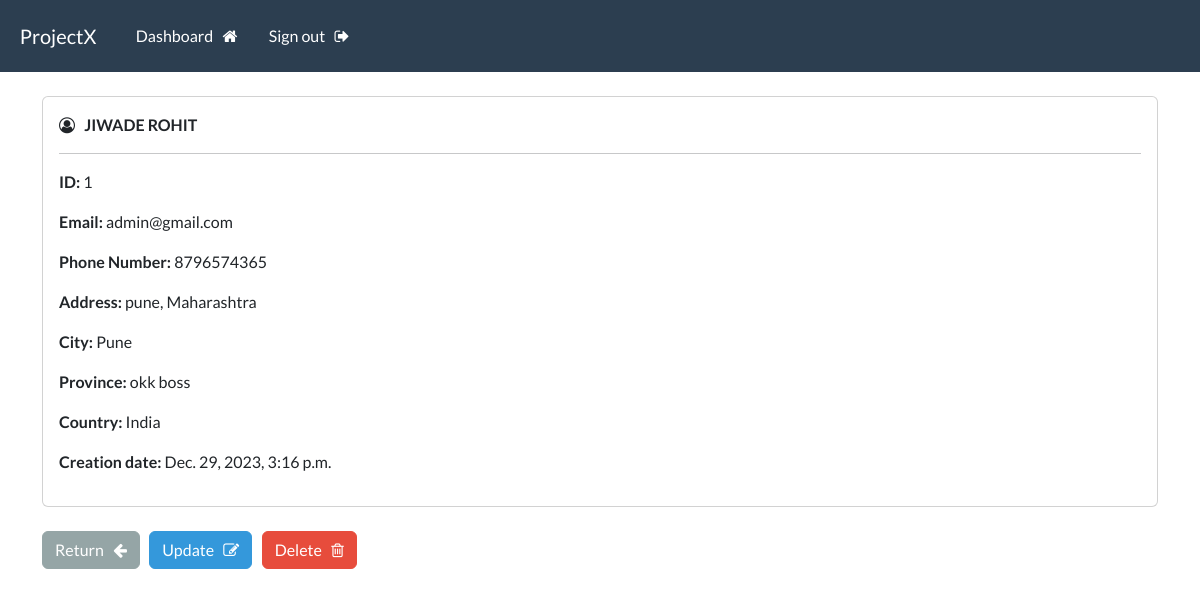
/view-record/1 (signed in), run on the app's committed database.
### webapp/models.py (models this page shows, shortened)
class Record(models.Model):
	creation_date = models.DateTimeField(auto_now_add=True)
	first_name = models.CharField(max_length=100)
	last_name = models.CharField(max_length=100)
	email = models.EmailField(max_length=255, unique=True)
	phone = models.CharField(max_length=20)
	address = models.CharField(max_length=300)
	city = models.CharField(max_length=255)
	province = models.CharField(max_length=200)
	country = models.CharField(max_length=125)

### webapp/views.py (the view)
# urls.py: path('view-record/<int:id>', views.view_record, name='view_record'),
@login_required(login_url='my_login')
def view_record(request, id):
	record = Record.objects.get(id=id)
	return render(request, 'webapp/view-record.html', {'record': record})

### webapp/templates/webapp/view-record.html (shortened to what this page needs)
{% extends 'webapp/base.html' %}
{% block content %}
	<div class="card">
		<div class="card-body">
			<i class="fa fa-user-circle-o" aria-hidden="true"></i> &nbsp;
			<strong>
				{{ record.last_name|upper }}
				{{ record.first_name | upper }}
			</strong>
			<hr>
			<p> <strong> ID: </strong> {{ record.id }} </p>
			<p> <strong> Email: </strong> {{ record.email }} </p>
			<p> <strong> Phone Number: </strong> {{ record.phone }} </p>
			<p> <strong> Address: </strong> {{ record.address }} </p>
			<p> <strong> City: </strong> {{ record.city }} </p>
			<p> <strong> Province: </strong> {{ record.province }} </p>
			<p> <strong> Country: </strong> {{ record.country }} </p>
			<p> <strong> Creation date: </strong> {{ record.creation_date }}</p>
		</div>
	</div>
	<br>
	<a href="{% url 'dashboard' %}" class="btn btn-secondary"> Return &nbsp; <i class="fa fa-arrow-left" aria-hidden="true"></i> </a>
	<a href="{% url 'update_record' record.id %}" class="btn btn-info"> Update &nbsp; <i class="fa fa-pencil-square-o" aria-hidden="true"></i> </a>
	<a href="{% url 'delete_record' record.id %} " onclick="return confirm('Are you sure you want to delete this record?')" class="btn btn-danger"> Delete &nbsp; <i class="fa fa-trash-o" aria-hidden="true"></i> </a>
{% endblock %}

### data on the page
Record: last_name "JIWADE", first_name "ROHIT", id "1", email "admin@gmail.com", phone "8796574365", address "pune, Maharashtra", city "Pune", province "okk boss", country "India", creation_date "Dec. 29, 2023, 3:16 p.m."
